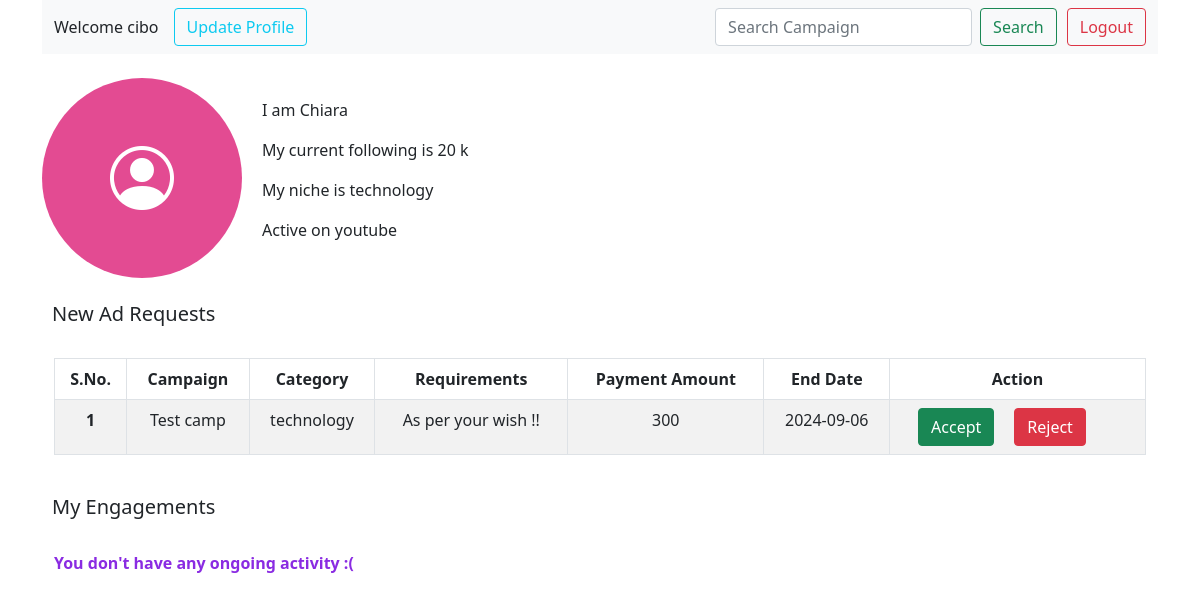
The app's page /influencer/1, older data.
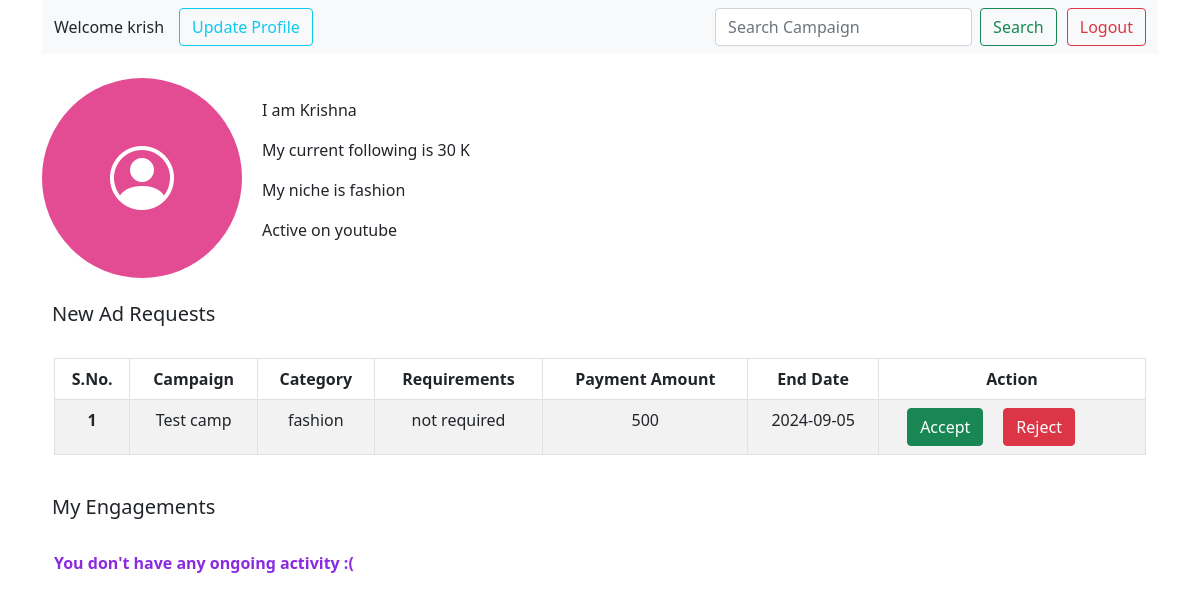
The same page, newer data.
### application/models.py (models this page shows)
class Influencer(db.Model):
    __tablename__ = 'influencer'
    id = db.Column(db.Integer, primary_key = True)
    user_name = db.Column(db.String, nullable = False, unique = True)
    password = db.Column(db.String, nullable = False)
    niche = db.Column(db.String, nullable = False)
    search_niche  = db.Column(db.String)
    full_name = db.Column(db.String, nullable = False)
    platform = db.Column(db.String, nullable = False)
    followers = db.Column(db.String)
    role = db.Column(db.String, nullable = False)
    is_flagged = db.Column(db.Boolean, default = False)
    ad_requests = db.relationship('AdRequest', secondary='infrequest', backref='influencer') # pseudo column

class Campaign(db.Model):
    __tablename__ = 'campaign'
    camp_id = db.Column(db.Integer, primary_key = True)
    camp_name = db.Column(db.String, nullable = False)
    sponsor_id = db.Column(db.Integer, db.ForeignKey('sponsor.id'))
    category = db.Column(db.String, nullable = False)
    search_category =db.Column(db.String, nullable = False) # for influencer to search relevant campaigns
    s_date = db.Column(db.String, nullable = False)
    e_date = db.Column(db.String, nullable = False)
    budget = db.Column(db.Integer, nullable = False)
    visibility = db.Column(db.String, default = 'public')
    description = db.Column(db.String)
    is_flagged = db.Column(db.Boolean, default = False)
    sponsor = db.relationship('Sponsor', backref='campaign') #pseudo col

class AdRequest(db.Model):
    __tablename__ = 'ad_request'
    request_id = db.Column(db.Integer, primary_key = True)
    campaign_id = db.Column(db.Integer, db.ForeignKey('campaign.camp_id'), nullable=False)
    sponsor_id = db.Column(db.Integer, db.ForeignKey('sponsor.id'), nullable=False)
    niche = db.Column(db.String, nullable = False)
    requirements = db.Column(db.String, nullable = False)
    payment_amt = db.Column(db.String, default = 1000)
    status = db.Column(db.String, default = "pending")
    end_date = db.Column(db.String, nullable = False)
    request_type = db.Column(db.String, nullable = False)
    is_accepted = db.Column(db.Boolean,  default =  False)
    campaign = db.relationship('Campaign', backref='ad_requests')
    sponsor = db.relationship('Sponsor', backref='ad_requests')  # pseudo

### application/controllers.py (the view)
@app.route('/influencer/<int:influencer_id>', methods=['GET', 'POST'])
def influencer_dash(influencer_id):
    influencer = Influencer.query.get(influencer_id)
    if influencer:
        infrequests = Infrequest.query.filter_by(influencer_id=influencer_id).all()
        pending_requests = []
        accepted_requests = []
        for infreq in infrequests:
            ad_request = AdRequest.query.get(infreq.ad_request_id)
            if ad_request:
                campaign = Campaign.query.get(ad_request.campaign_id)
                req_data = {
                    'ad_request': ad_request,
                    'campaign': campaign,
                }
                if infreq.status == 'pending':
                    pending_requests.append(req_data)
                elif infreq.status == 'accepted':
                    accepted_requests.append(req_data)
        print(f"Pending Ad Requests Data: {pending_requests}")  # Debugging print statement
        print(f"Accepted Ad Requests Data: {accepted_requests}")  # Debugging print statement
    else:
        pending_requests = []
        accepted_requests = []
    return render_template(
        "influencer_dash.html",
        influencer=influencer, pending_requests = pending_requests, accepted_requests = accepted_requests)

### templates/influencer_dash.html (shortened to what the changed rows need)
<!DOCTYPE html>
<html lang="en">
<head>
  <link rel="stylesheet" href="../static/dashboard.css">
  <link href="https://cdn.jsdelivr.net/npm/bootstrap@5.0.2/dist/css/bootstrap.min.css" rel="stylesheet"
>
  <link href="https://cdn.jsdelivr.net/npm/bootstrap-icons@1.10.5/font/bootstrap-icons.css" rel="stylesheet">
</head>
<body>
  <div class="container" >
        <nav class="navbar navbar-expand-lg navbar-light bg-light " >
          <div class="container-fluid">
            <label style="margin-right: 15px;">Welcome {{ influencer.user_name }}</label>
            <div class="collapse navbar-collapse" id="navbarSupportedContent">
              <ul class="navbar-nav me-auto mb-2 mb-lg-0">
              </ul>
              <form class="d-flex" style="margin-right: 10px;" action="/search">
              </form>
              <form class="d-flex">
              </form>
            </div>
          </div>
        </nav><br>
        <div style="display: flex; align-items: center;">
          <div style="margin-left: 20px;">
            <p>I am {{ influencer.full_name }}</p>
            <p>My current following is {{ influencer.followers }}</p>
            <p>My niche is {{ influencer.niche }}</p>
            <p>Active on {{ influencer.platform }}</p>
          </div>
        </div>
        <br>
        <div class="container mt-4">
          {% if pending_requests %}
            <table class="table table-bordered table-striped">
              <thead>
                <tr style="text-align: center;">
                  <th scope="col">S.No.</th>
                  <th scope="col">Campaign</th>
                  <th scope="col">Category</th>
                  <th scope="col">Requirements</th>
                  <th scope="col">Payment Amount</th>
                  <th scope="col">End Date</th>
                  <th scope="col">Action</th>
                </tr>
              </thead>
              <tbody style="text-align: center;">
                {% for ad in pending_requests %}
                <tr>
                  <th scope="row">{{ loop.index }}</th>
                  <td>{{ ad.campaign.camp_name  }}</td>
                  <td>{{ ad.campaign.category }}</td>
                  <td>{{ ad.ad_request.requirements }}</td>
                  <td>{{ ad.ad_request.payment_amt }}</td>
                  <td>{{ ad.ad_request.end_date  }}</td>
                  <td>
                    <div id="button-container">
                      <form action='/influencer/accept/{{ influencer.id }}/ad_request/{{ ad.ad_request.request_id }}' method="post">
                        <button type="submit" class="btn btn-success" style="margin-left:20px; margin-right: 20px;">Accept</button>
                      </form>
                      <form action='/influencer/{{ influencer.id }}/reject_ad_request/{{ ad.ad_request.request_id }}' method="POST"
                        onsubmit="return confirm('Are you sure you want to reject this ad request?');">
                        <button type="submit" class="btn btn-danger">Reject</button>
                      </form>
                    </div>
                  </td>
                </tr>
                {% endfor %}
              </tbody>
            </table>
          {% else %}
            <p style="color: deeppink;"><b>No new ad requests available.</b></p>
          {% endif %}
        </div><br>
  </div>
</body>
</html>

Row changes from the older to the newer data that the page shows:
changed Influencer "youtube": user_name "cibo" → "krish"; full_name "Chiara" → "Krishna"; followers "20 k" → "30 K"; niche "technology" → "fashion"
Text that changed along with them:
new list line: "1 Accept Reject"
new list line: "Test camp fashion"
new list line: "not required 500 2024-09-05"
list line gone: "1 Accept Reject"
list line gone: "Test camp technology"
list line gone: "As per your wish !! 300 2024-09-06"
